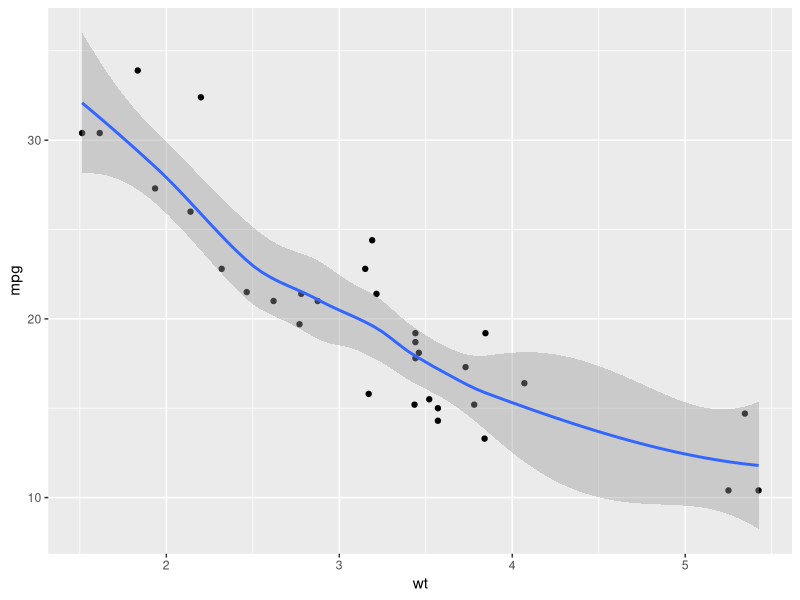
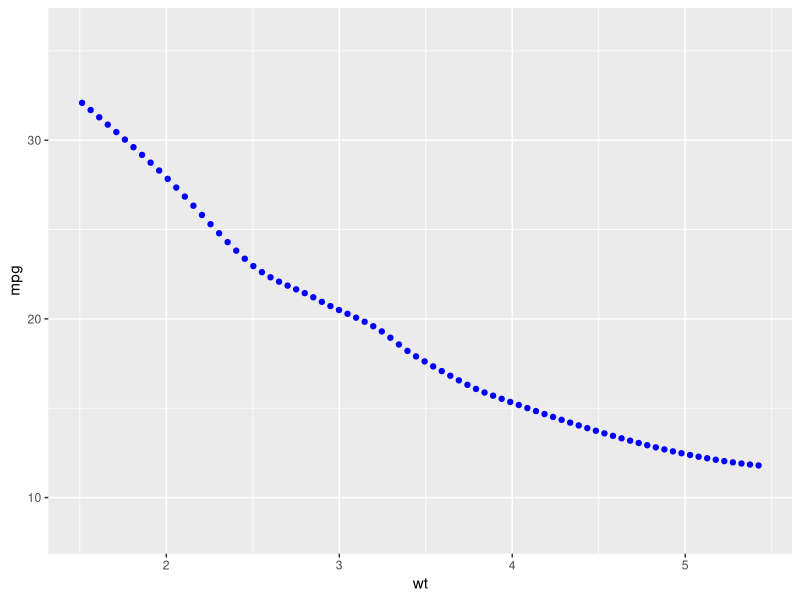
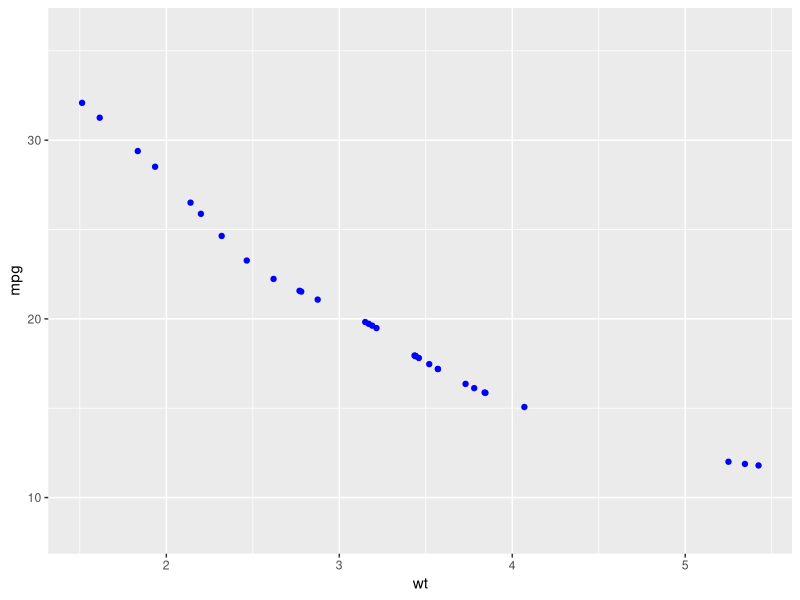

The R source for these figures, in order: (Note: this script raises an error after producing the figures.)
## ---- chunk 1
knitr::opts_chunk$set(echo = TRUE, error = T)
## ---- chunk 2
library(tidyverse, )

mtcars %>% 
  ggplot() +
  aes(wt, mpg) + 
  geom_point() + 
  stat_smooth()
## ---- chunk 3
mtcars %>% 
  ggplot() +
  aes(wt, mpg) + 
  stat_smooth(geom = "point", color = "blue")
## ---- chunk 4
# fit where the support is in the data... 
mtcars %>% 
  ggplot() +
  aes(wt, mpg) + 
  stat_smooth(geom = "point", 
              color = "blue", 
              xseq = mtcars$wt)
## ---- chunk 5
last_plot() + 
  geom_smooth_error() 
## ---- chunk 6
# This function exists to silence an undeclared import warning
gam_method <- function() mgcv::gam
data_frame0 <- function(...) data_frame(..., .name_repair = "minimal")
predictdf <- function(model, xseq, se, level) UseMethod("predictdf")
## ---- chunk 7
#' @export
predictdf.default <- function(model, xseq, se, level) {
  pred <- stats::predict(
    model,
    newdata = data_frame0(x = xseq),
    se.fit = se,
    level = level,
    interval = if (se) "confidence" else "none"
  )

  if (se) {
    fit <- as.data.frame(pred$fit)
    names(fit) <- c("y", "ymin", "ymax")
    base::data.frame(x = xseq, fit, se = pred$se.fit)
  } else {
    base::data.frame(x = xseq, y = as.vector(pred))
  }
}

#' @export
predictdf.glm <- function(model, xseq, se, level) {
  pred <- stats::predict(
    model,
    newdata = data_frame0(x = xseq),
    se.fit = se,
    type = "link"
  )

  if (se) {
    std <- stats::qnorm(level / 2 + 0.5)
    base::data.frame(
      x = xseq,
      y = model$family$linkinv(as.vector(pred$fit)),
      ymin = model$family$linkinv(as.vector(pred$fit - std * pred$se.fit)),
      ymax = model$family$linkinv(as.vector(pred$fit + std * pred$se.fit)),
      se = as.vector(pred$se.fit)
    )
  } else {
    base::data.frame(x = xseq, y = model$family$linkinv(as.vector(pred)))
  }
}

#' @export
predictdf.loess <- function(model, xseq, se, level) {
  pred <- stats::predict(
    model,
    newdata = data_frame0(x = xseq),
    se = se
  )

  if (se) {
    y <- pred$fit
    ci <- pred$se.fit * stats::qt(level / 2 + .5, pred$df)
    ymin <- y - ci
    ymax <- y + ci
    base::data.frame(x = xseq, y, ymin, ymax, se = pred$se.fit)
  } else {
    base::data.frame(x = xseq, y = as.vector(pred))
  }
}

#' @export
predictdf.locfit <- function(model, xseq, se, level) {
  pred <- stats::predict(
    model,
    newdata = data_frame0(x = xseq),
    se.fit = se
  )

  if (se) {
    y <- pred$fit
    ci <- pred$se.fit * stats::qt(level / 2 + .5, model$dp["df2"])
    ymin <- y - ci
    ymax <- y + ci
    base::data.frame(x = xseq, y, ymin, ymax, se = pred$se.fit)
  } else {
    base::data.frame(x = xseq, y = as.vector(pred))
  }
}
## ---- chunk 8
# would be intersted in changeing the x sequence to observed values of x, for drawing fitted and residuals
compute_group_smooth <- function(data, scales, method = NULL, formula = NULL,
                           se = TRUE, n = 80, span = 0.75, fullrange = FALSE,
                           xseq = NULL, 
                           level = 0.95, method.args = list(),
                           na.rm = FALSE, flipped_aes = NA) {
    data <- flip_data(data, flipped_aes)
    if (vctrs::vec_unique_count(data$x) < 2) {
      # Not enough data to perform fit
      return(data_frame0())
    }

    if (is.null(data$weight)) data$weight <- 1

    
    # which values of x should we predict for ? 
    if (is.null(xseq)) {
      if (is.integer(data$x)) {
        if (fullrange) {
          xseq <- scales$x$dimension()
        } else {
          xseq <- sort(unique0(data$x))
        }
      } else {
        if (fullrange) {
          range <- scales$x$dimension()
        } else {
          range <- range(data$x, na.rm = TRUE)
        }
        xseq <- seq(range[1], range[2], length.out = n)
      }
    }

    # Special case span because it's the most commonly used model argument
    if (identical(method, "loess")) {
      method.args$span <- span
    }

    if (is.character(method)) {
      if (identical(method, "gam")) {
        method <- gam_method()
      } else {
        method <- match.fun(method)
      }
    }
    # If gam and gam's method is not specified by the user then use REML
    if (identical(method, gam_method()) && is.null(method.args$method)) {
      method.args$method <- "REML"
    }

    model <- rlang::inject(method(
      formula,
      data = data,
      weights = weight,
      !!!method.args
    ))

    prediction <- predictdf(model, xseq, se, level)
    prediction$flipped_aes <- flipped_aes
    flip_data(prediction, flipped_aes)
}
## ---- chunk 9
compute_group_smooth_error <- function(data, scales, method = NULL, formula = NULL,
                           se = TRUE, n = 80, span = 0.75, fullrange = FALSE,
                           level = 0.95, method.args = list(),
                           na.rm = FALSE, flipped_aes = NA){
  
  
compute_group_smooth(data = data, scales = scales, 
                       method = method, formula = formula, 
                       se = FALSE, n= n, span = span, fullrange = fullrange,
                       xseq = data$x, 
                       level = .95, method.args = method.args, 
                       na.rm = na.rm, flipped_aes = flipped_aes) %>% 
    mutate(xend = data$x,
           yend = data$y,
           ymin = y,
           xmin = x,
           ymax = yend,
           xmax = x + (ymax - ymin)
           )
  
}
## ---- chunk 10
library(dplyr)
mtcars %>%
  rename(x = wt, y = mpg, cat = am) %>%
  compute_group_smooth(method = lm, formula = y ~ x)

mtcars %>% 
  rename(x = wt, y = mpg, cat = am) %>% 
  compute_group_smooth_error(method = lm, formula = y ~ x, n = 7)
## ---- chunk 11
setup_smooth <- function(data, params) {
    params$flipped_aes <- has_flipped_aes(data, params, ambiguous = TRUE)
    msg <- character()
    if (is.null(params$method) || identical(params$method, "auto")) {
      # Use loess for small datasets, gam with a cubic regression basis for
      # larger. Based on size of the _largest_ group to avoid bad memory
      # behaviour of loess
      max_group <- max(table(interaction(data$group, data$PANEL, drop = TRUE)))

      if (max_group < 1000) {
        params$method <- "loess"
      } else {
        params$method <- "gam"
      }
      msg <- c(msg, paste0("method = '", params$method, "'"))
    }

    if (is.null(params$formula)) {
      if (identical(params$method, "gam")) {
        params$formula <- y ~ s(x, bs = "cs")
      } else {
        params$formula <- y ~ x
      }
      msg <- c(msg, paste0("formula = '", deparse(params$formula), "'"))
    }
    if (identical(params$method, "gam")) {
      params$method <- gam_method()
    }

    if (length(msg) > 0) {
      cli::cli_inform("{.fn geom_smooth} using {msg}")
    }

    params
  }



#' @rdname ggplot2-ggproto
#' @format NULL
#' @usage NULL
#' @export
StatSmooth <- ggplot2::ggproto("StatSmooth", ggplot2::Stat,
  setup_params = setup_smooth,
  extra_params = c("na.rm", "orientation"),
  compute_group = compute_group_smooth,
  dropped_aes = c("weight"),
  required_aes = c("x", "y")
)


StatSmooth2 <- StatSmooth

StatSmoothError$compute_group <- compute_group_smooth_error

StatSmoothError <- ggplot2::ggproto("StatSmoothError", ggplot2::Stat,
  setup_params = setup_smooth,
  extra_params = c("na.rm", "orientation"),
  compute_group = compute_group_smooth_error,
  dropped_aes = c("weight"),
  required_aes = c("x", "y")
)


stat_smooth <- function(mapping = NULL, data = NULL,
                        geom = "smooth", position = "identity",
                        ...,
                        method = NULL,
                        formula = NULL,
                        se = TRUE,
                        n = 80,
                        span = 0.75,
                        fullrange = FALSE,
                        level = 0.95,
                        method.args = list(),
                        na.rm = FALSE,
                        orientation = NA,
                        show.legend = NA,
                        inherit.aes = TRUE) {
  layer(
    data = data,
    mapping = mapping,
    stat = StatSmooth,
    geom = geom,
    position = position,
    show.legend = show.legend,
    inherit.aes = inherit.aes,
    params = rlang::list2(
      method = method,
      formula = formula,
      se = se,
      n = n,
      fullrange = fullrange,
      level = level,
      na.rm = na.rm,
      orientation = orientation,
      method.args = method.args,
      span = span,
      ...
    )
  )
}

stat_smooth_obs <- function(mapping = NULL, data = NULL,
                        geom = "smooth", position = "identity",
                        ...,
                        method = NULL,
                        formula = NULL,
                        se = TRUE,
                        n = 80,
                        span = 0.75,
                        fullrange = FALSE,
                        level = 0.95,
                        method.args = list(),
                        na.rm = FALSE,
                        orientation = NA,
                        show.legend = NA,
                        inherit.aes = TRUE) {
  layer(
    data = data,
    mapping = mapping,
    stat = StatSmoothError,
    geom = geom,
    position = position,
    show.legend = show.legend,
    inherit.aes = inherit.aes,
    params = rlang::list2(
      method = method,
      formula = formula,
      se = se,
      n = n,
      fullrange = fullrange,
      level = level,
      na.rm = na.rm,
      orientation = orientation,
      method.args = method.args,
      span = span,
      ...
    )
  )
}





## ---- chunk 12


mtcars %>% 
  ggplot() +
  aes(wt, mpg) + 
  geom_point() +
  geom_smooth(alpha = .2, se = FALSE) 


last_plot() +
  stat_smooth_obs(geom = "point", color = "blue") +  # wrap as geom_smooth_fit()
  stat_smooth_obs(geom = "segment") # geom_smooth_error()
## ---- chunk 13
stdz <- function(x){
  
  var_mean <- mean(x) 
  var_sd <- sd(x)
  
  (x-var_mean)/var_sd
  
}

last_plot() + 
  stat_smooth_obs(geom = "rect", alpha = .1)  + # geom_smooth_error_sq() +
  aes(stdz(wt), stdz(mpg)) + 
  coord_equal()


mtcars %>% 
  ggplot() +
  aes(wt, mpg) + 
  geom_point() +
  geom_smooth(alpha = .2, se = FALSE, method = lm) + 
  stat_smooth_obs(geom = "point", color = "blue", method = lm) + # wrap as geom_smooth_fit()
  stat_smooth_obs(geom = "segment", method = lm)
